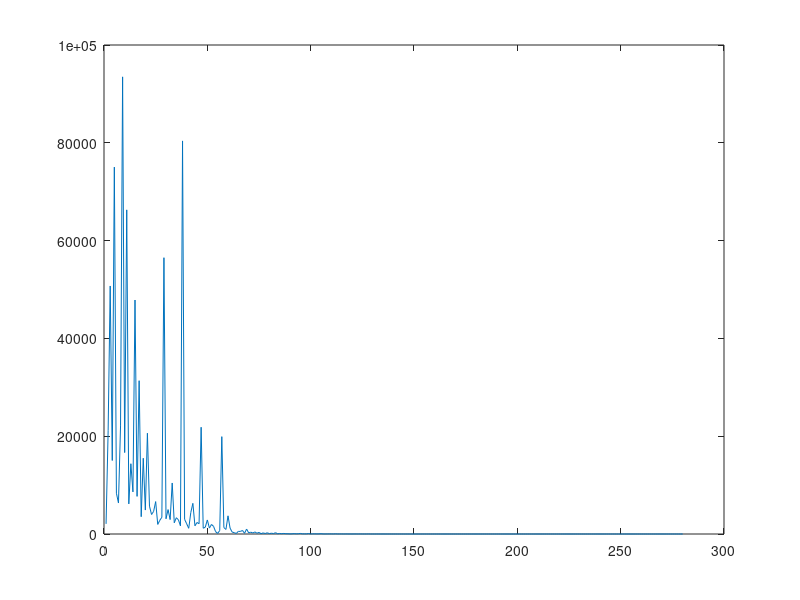

MATLAB code to generate this figure:
function optim_3C()
global Info L01
%This function optimizes 4 bovine compositions and two parameters of LE and  HE corrections  to match two Cadaver breast results: calculated and Anresco.  
Info.type3C = 'QUADRATIC';
%%
%initial values of parameters to fit from the following equatinos:
% water = (a1*t_mus + a2*t_fat)/10;
% lipid = (b1*t_mus + b2*t_fat)/10;
% protein = T - water - lipid;
% where t_mus - thickness of fat, t_fat - thickness of fat
%and k = (t_mus*k1 + t_fat*k2)./(t_mus + t_fat);
% a1 = 0.81;
% a2 = 0.13;
% b1 = 0.012;
% b2 = 0.855;
 a1 = 0.71;
 a2 = 0.119;
 b1 = 0.0444;
 b2 = 0.865;
k1 = 1;
k2 = 1;

%%
% known compositions, 
  %cadaver breast compositions (kVp = 27) calculated using bovine phantom calibration
 %dense breast (muscle) MT1
 br.HE1 = 9623.6/1000;
 br.RST1 = 2.4276;
 br.T1 = 2.7178;
 %fatty breast 63337R
 br.HE2 = 7390.6/1000;
 br.RST2 = 2.1193;
 br.T2 = 2.9218;
 %known Anresco compositions in %
%  anr.water1 = 73.49;
%  anr.lipid1 = 13.53
%  anr.protein1 = 12.1;
%  anr.water2 = 8.81;
%  anr.lipid2 = 90.79;
%  anr.protein2 = 0.4;
anr = [73.49,8.81;13.53,90.79;12.1,0.4]; % Anresco results for two breast samples
%
% %   
% %  out_br =brcomp_calc(br, coef, coef2)
%% start optimization
 x0 = [a1,a2,b1,b2,k1,k2]';
 
 init = x0
 lambda = 0;
 L01 = [];
 
%          for i = 1:2  
           [y,feval] = find_corr(x0, br, anr, lambda) 
           x0 = y
%         end
 figure;plot(L01);
a = 1;
%%%%%%%%%%%%%%%%%%%%%%%%%%%%%%%%%%%%%%%%%%%
end

%%
function [y,feval] = find_corr(x0, br, anr, lambda)        
%x0 = [a1 a2 b1 b2 k1 k2]; parameters to optimize
%known_values = [br anr lambda];
  
options = optimset('Display','iter','MaxIter',250 ) %'TolFun',1e-16, 'TolX',1e-16,
[y,feval,exitflag,output] = fminsearch(@cost_function, x0, options); %, options
      % %    %options = optimset('Display','iter','TolFun',1e-8)
% %    %options = optimset('Display', 'on'); % Turn off Display
   
    function L0 = cost_function(x) % Compute square of errors between calculated and Anresco.
        global L01  % to plot for each iteration
       a1 = x(1);
       a2 = x(2);
       b1 = x(3);
       b2 = x(4);
       k1 = x(5);
       k2 = x(6);
     
       x
       [HE,R,T,water,lipid,k] = bvcomp_calc(a1, a2, b1, b2, k1, k2);
       [coef, coef2] = coeff_calc(HE, R, T, water, lipid, lambda);
        out_br =brcomp_calc(br, coef, coef2)
        anr
       Q = out_br - anr
       stdQ= std2(Q)
       errQ = mean(mean(abs(Q)))
       L0 = trace(Q*Q');  
       L01 = [L01;L0];
       a = 1;
    end
end


%%
function [HE,R,T,water,lipid,k] = bvcomp_calc(a1, a2, b1, b2, k1, k2)
% bovine 15 ROI phantom:[ water, lipid, total, LE, HE, t_muscle, t_fat]
bovine_data = [
 0      60.5	60.5	34813	16440	2.117576679     7.9     51.73
0       40.3	40.27	24244	11334	2.139008511     5.2     34.43
0       20.1	20.13	13284	5873	2.261921587     2.6     17.21
13      47.5	60.5	39433	18019	2.188490058     16.7	40.78
14.8	25.5	40.27	29721	13039	2.279375178     15.3	21.96
7       13.1	20.13	16570	6980	2.373916519     7.4     11.32
31      29.5	60.5	46579	20381	2.285418913     28.9	25.58
21.4	18.9	40.27	32082	13856	2.31547104      19.8	16.38
9.7     10.4	20.13	17172	7231	2.374618676     9.2     9.05
60.5	0       60.5	55643	23120	2.406681992     49      0.73
40.3	0       40.27	39106	15968	2.4489959       32.6	0.48
20.1	0       20.13	23156	9120	2.538994168     16.3	0.24
36.9	23.6	60.5	47667	20383	2.338555976     32.9	20.66
26      14.2	40.27	35470	14779	2.400065093     22.9	12.48
13.3	6.8     20.13	18706	7504	2.492758046     11.7	5.96
];

t_mus = bovine_data(:,1);
t_fat = bovine_data(:,2);
T = bovine_data(:,3)/10;
water = (a1*t_mus + a2*t_fat)/10;
lipid = (b1*t_mus + b2*t_fat)/10;
protein = T - water - lipid;
k = (t_mus*k1 + t_fat*k2)./(t_mus + t_fat);
LE = k.*bovine_data(:,4)/1000;
HE = k.*bovine_data(:,5)/1000;
R = LE./HE;
a  = 1;
end

%%
function [coeff, coeff2] = coeff_calc(HE, R, T, water, lipid, lambda)
%calibration coefficient calculation
global Info
if strfind(Info.type3C,'QUADRATIC')
        A=[ones(size(HE,1),1) HE R T HE.^2 R.^2 T.^2 HE.*R HE.*T T.*R ];
    elseif  strfind(Info.type3C,'LINEAR')  
         A=[ones(size(HE,1),1) HE R T ];
    else  %'CUBIC'
        A=[ones(size(HE,1),1) HE R T HE.^2 R.^2 T.^2 HE.*R HE.*T T.*R HE.^3 R.^3 T.^3];  
end
ds = size(A);
d = ds(2);
B = [water, lipid];
% lambda = 0;  % 2 - regularization coefficient, when lambda = 0 it is linear regression for solving A*X=B
X(:,1) = (A'*A+lambda*eye(d)) \ A'*B(:,1);
X(:,2) = (A'*A+lambda*eye(d)) \ A'*B(:,2);
coeff = X(:,1);
coeff2 = X(:,2);
end


%%
function [out_br] =brcomp_calc(br, coef, coef2)
%two cadaver breast processing in percentage scale to compare with Anresco
 global Info
if strfind(Info.type3C,'QUADRATIC')
    water1=  coef(1) + coef(2)*br.HE1 + coef(3)*br.RST1 + br.T1*coef(4) + coef(5)*br.HE1.^2 + coef(6)*br.RST1.^2 + br.T1.^2*coef(7) + coef(8)*(br.HE1.*br.RST1) + coef(9)*br.T1.*br.HE1 + coef(10)*br.T1.*br.RST1 ;
    lipid1= coef2(1) + coef2(2)*br.HE1 + coef2(3)*br.RST1 + br.T1*coef2(4) + coef2(5)*br.HE1.^2 + coef2(6)*br.RST1.^2 + br.T1.^2*coef2(7) + coef2(8)*(br.HE1.*br.RST1) + coef2(9)*br.T1.*br.HE1 + coef2(10)*br.T1.*br.RST1 ;
    water2=  coef(1) + coef(2)*br.HE2 + coef(3)*br.RST2 + br.T2*coef(4) + coef(5)*br.HE2.^2 + coef(6)*br.RST2.^2 + br.T2.^2*coef(7) + coef(8)*(br.HE2.*br.RST2) + coef(9)*br.T2.*br.HE2 + coef(10)*br.T2.*br.RST2 ;
    lipid2= coef2(1) + coef2(2)*br.HE2 + coef2(3)*br.RST2 + br.T2*coef2(4) + coef2(5)*br.HE2.^2 + coef2(6)*br.RST2.^2 + br.T2.^2*coef2(7) + coef2(8)*(br.HE2.*br.RST2) + coef2(9)*br.T2.*br.HE2 + coef2(10)*br.T2.*br.RST2 ;

elseif strfind(Info.type3C,'LINEAR')
    water1=  coef(1) + coef(2)*br.HE1 + coef(3)*br.RST1 + br.T1*coef(4) ;
    lipid1= coef2(1) + coef2(2)*br.HE1 + coef2(3)*br.RST1 + br.T1*coef2(4) ;
    water2=  coef(1) + coef(2)*br.HE2 + coef(3)*br.RST2 + br.T2*coef(4) ;
    lipid2= coef2(1) + coef2(2)*br.HE2 + coef2(3)*br.RST2 + br.T2*coef2(4) ;
end

protein1= br.T1 - water1 - lipid1;
protein2= br.T2 - water2 - lipid2;
prc_water1 = water1/br.T1*100;
prc_lipid1 = lipid1/br.T1*100;
prc_protein1 = protein1/br.T1*100;
prc_water2 = water2/br.T2*100;
prc_lipid2 = lipid2/br.T2*100;
prc_protein2 = protein2/br.T2*100;

out_br = [prc_water1, prc_water2; prc_lipid1, prc_lipid2; prc_protein1, prc_protein2];
end


%%
